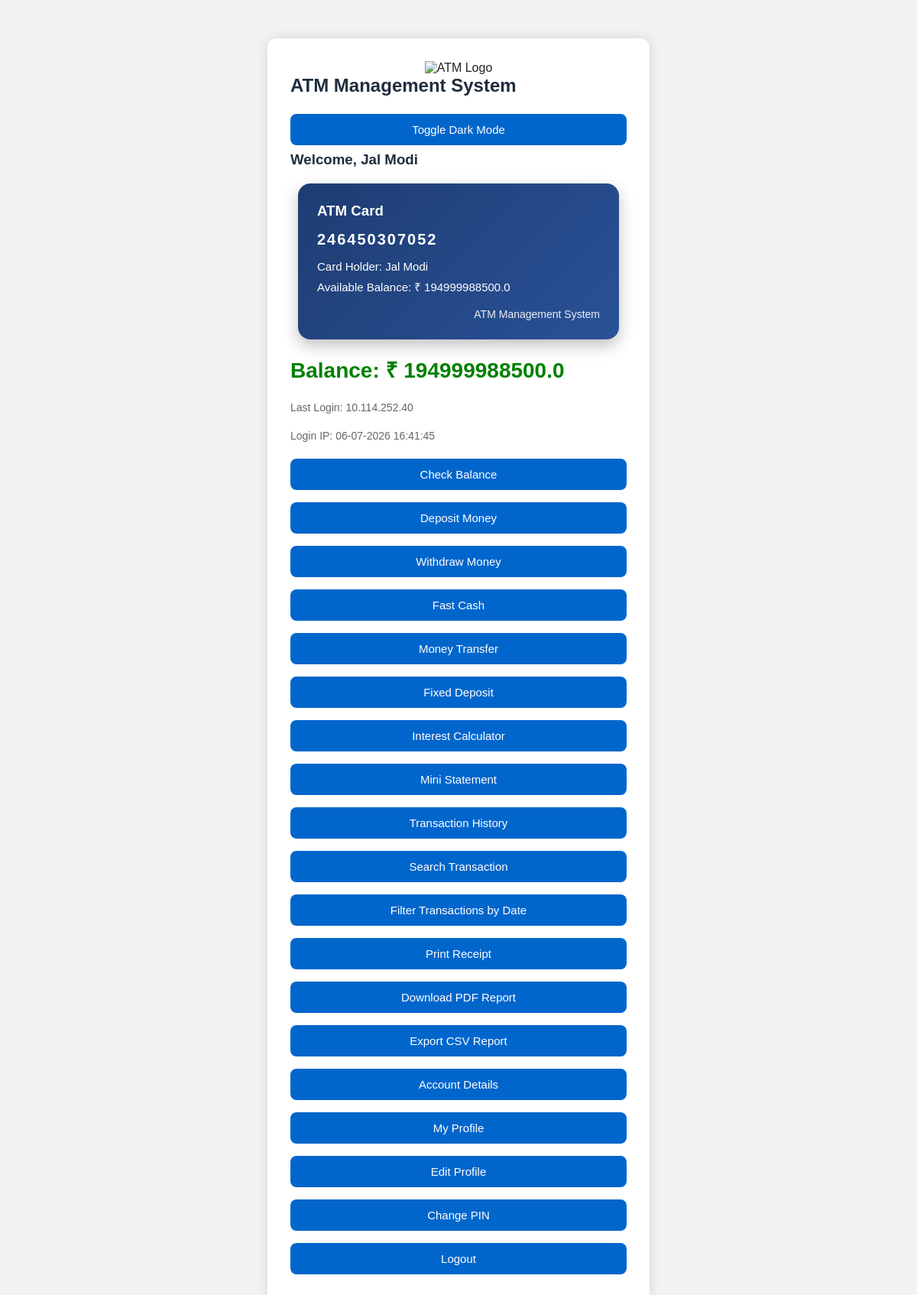
The page /dashboard (signed in) on the database as committed earlier.
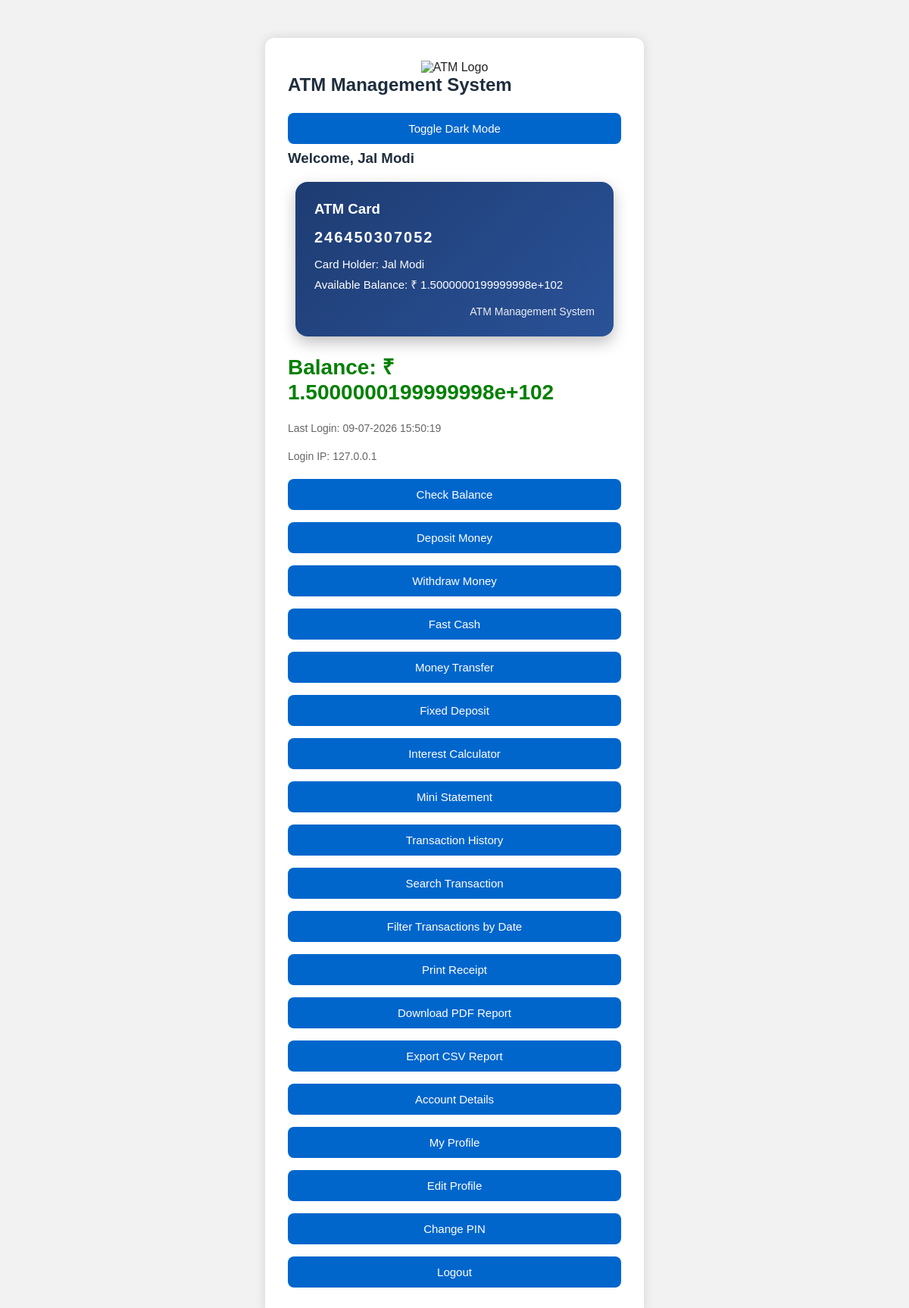
The same page on the database as committed later.
### tables this page shows
CREATE TABLE users(
        id INTEGER PRIMARY KEY AUTOINCREMENT,
        card TEXT UNIQUE,
        pin TEXT,
        name TEXT,
        email TEXT,
        balance REAL,
        failed_attempts INTEGER DEFAULT 0,
        is_locked INTEGER DEFAULT 0,
        security_question TEXT,
        security_answer TEXT,
        last_login TEXT,
        login_ip TEXT,
        profile_pic TEXT
    );

### app.py (the view)
@app.route("/dashboard")
def dashboard():
    if not login_required():
        return redirect("/")
    conn = get_conn()
    c = conn.cursor()
    c.execute("""
        SELECT name, card, balance, last_login, login_ip
        FROM users
        WHERE card=?
    """, (session["card"],))
    user = c.fetchone()
    conn.close()
    if not user:
        return redirect("/logout")
    return render_template(
        "dashboard.html",
        name=user[0],
        card=user[1],
        balance=user[2],
        last_login=user[3],
        login_ip=user[4]
    )

### app.py (called while the page is built)
@app.before_request
def make_session_permanent():
    session.permanent = True

def get_conn():
    return sqlite3.connect(DATABASE)

def login_required():
    return "card" in session

### templates/dashboard.html (shortened to what this page needs)
<!DOCTYPE html>
<html lang="en">
<head>
    <link rel="stylesheet" href="{{ url_for('static', filename='style.css') }}">
</head>
<body>
<div class="container">
    <div style="text-align:center;">
        <img src="{{ url_for('static', filename='logo.png') }}" alt="ATM Logo" width="100">
    </div>
    <h2>ATM Management System</h2>
    <button onclick="toggleDarkMode()" class="btn">Toggle Dark Mode</button>
    <h3>Welcome, {{ name }}</h3>
    <div class="atm-card">
        <h3>ATM Card</h3>
        <div class="atm-card-number">{{ card }}</div>
        <div class="atm-card-name">Card Holder: {{ name }}</div>
        <div class="atm-card-balance">Available Balance: ₹ {{ balance }}</div>
        <div class="atm-bank">ATM Management System</div>
    </div>
    <div class="balance">
        Balance: ₹ {{ balance }}
    </div>
    <p class="last-login">Last Login: {{ last_login }}</p>
    <p class="last-login">Login IP: {{ login_ip }}</p>
    <a href="/balance" class="btn">Check Balance</a>
    <a href="/deposit" class="btn">Deposit Money</a>
    <a href="/withdraw" class="btn">Withdraw Money</a>
    <a href="/fast_cash" class="btn">Fast Cash</a>
    <a href="/transfer" class="btn">Money Transfer</a>
    <a href="/fixed_deposit" class="btn">Fixed Deposit</a>
    <a href="/interest_calculator" class="btn">Interest Calculator</a>
    <a href="/mini_statement" class="btn">Mini Statement</a>
    <a href="/history" class="btn">Transaction History</a>
    <a href="/search" class="btn">Search Transaction</a>
    <a href="/filter_transactions" class="btn">Filter Transactions by Date</a>
    <a href="/receipt" class="btn">Print Receipt</a>
    <a href="/download_pdf" class="btn">Download PDF Report</a>
    <a href="/export_csv" class="btn">Export CSV Report</a>
    <a href="/account_details" class="btn">Account Details</a>
    <a href="/profile" class="btn">My Profile</a>
    <a href="/edit_profile" class="btn">Edit Profile</a>
    <a href="/change_pin" class="btn">Change PIN</a>
    <a href="/logout" class="btn logout">Logout</a>
</div>
</body>
</html>

Rows that differ between the two databases and show on the page:
changed users "Jal Modi": balance "194999988500.0" → "1.5000000199999998e+102"; last_login "10.114.252.40" → "09-07-2026 15:50:19"; login_ip "06-07-2026 16:41:45" → "127.0.0.1"
